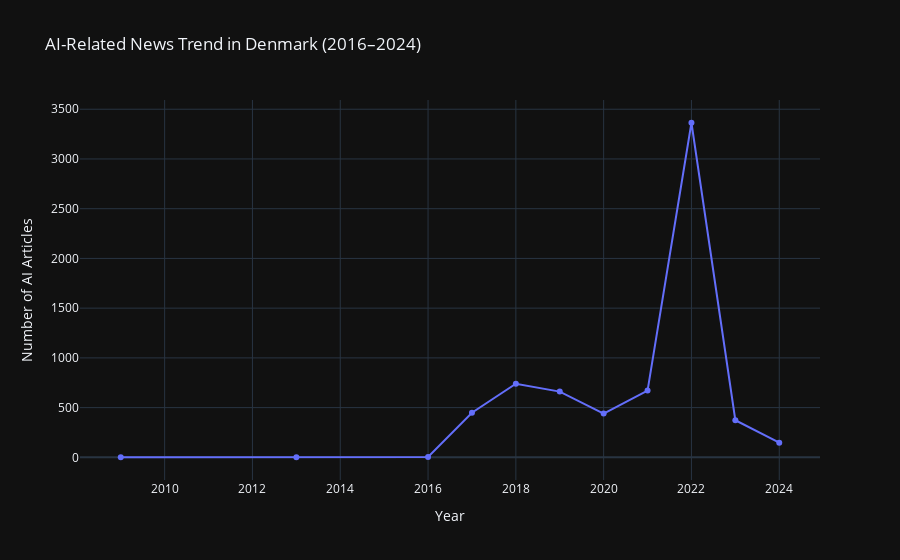
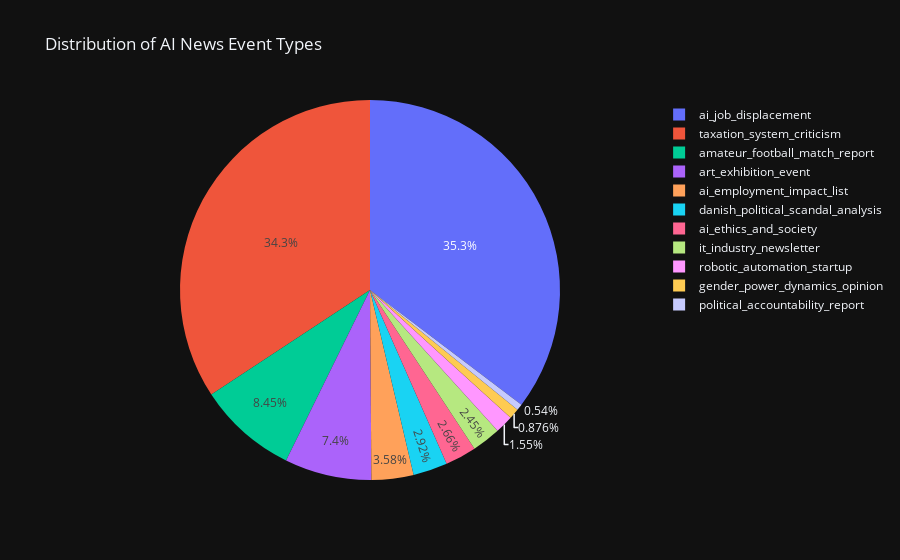
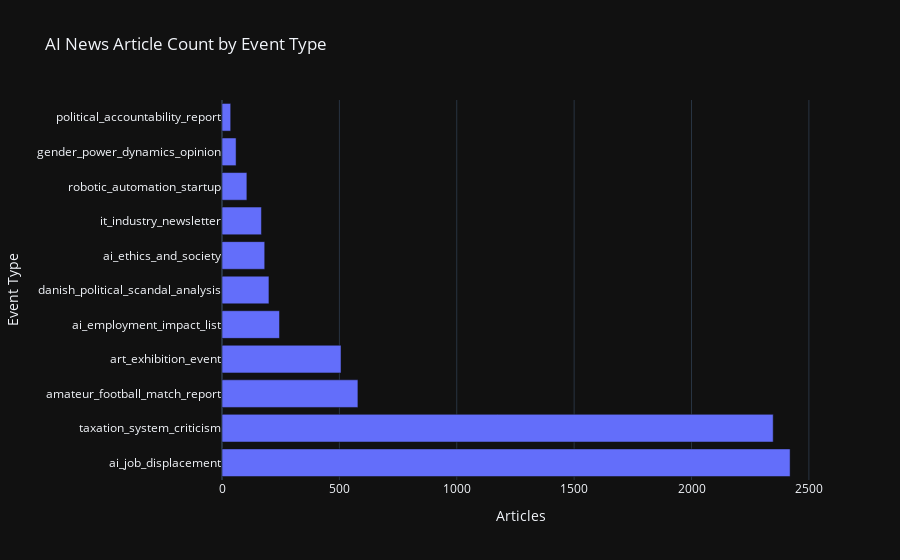
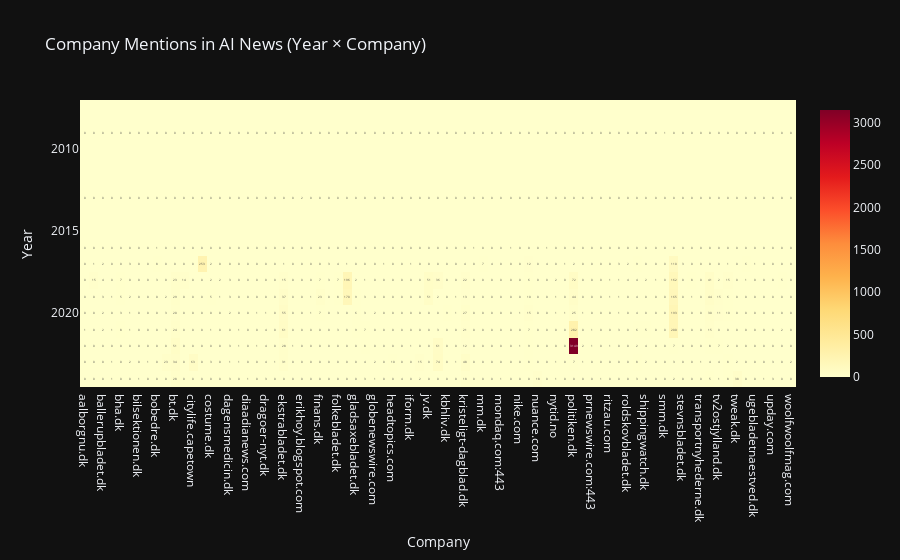

Notebook cell for these charts, in order:
### Code cell
import kaleido
fig_dir = r"C:\Users\qswwq\Documents\semesterproject\figures"
df_ai = df[df["is_ai"] == True]         # <-- FIXED
event_counts = df_ai["event_type"].value_counts()
df["year"] = pd.to_datetime(df["published_date"]).dt.year
trend = df.groupby("year").size().reset_index(name="count")

# ----------------------------------------
# 1. AI Trend by Year
# ----------------------------------------
fig1 = px.line(
    trend.reset_index(),
    x="year",
    y="count",
    markers=True,
    title="AI-Related News Trend in Denmark (2016–2024)"
)
fig1.update_layout(
    xaxis_title="Year",
    yaxis_title="Number of AI Articles"
)
fig1.show()
fig1.write_image(os.path.join(fig_dir, "01_ai_trend_year.png"))

# ----------------------------------------
# 2. AI Event Type Distribution
# ----------------------------------------
fig2 = px.pie(
    names=event_counts.index,
    values=event_counts.values,
    title="Distribution of AI News Event Types"
)
fig2.show()
fig2.write_image(os.path.join(fig_dir, "02_ai_event_pie.png"))

fig2b = px.bar(
    x=event_counts.values,
    y=event_counts.index,
    orientation="h",
    title="AI News Article Count by Event Type",
    labels={"x": "Articles", "y": "Event Type"}
)
fig2b.show()
fig2b.write_image(os.path.join(fig_dir, "02_ai_event_bar.png"))

# ----------------------------------------
# 3. Company Mention Heatmap
# ----------------------------------------
heat = df_ai.pivot_table(
    index="year",
    columns="publisher",
    values="title",          # or "plain_text", doesn't matter
    aggfunc="count",
    fill_value=0
)
fig3 = px.imshow(
    heat,
    text_auto=True,
    color_continuous_scale="YlOrRd",
    title="Company Mentions in AI News (Year × Company)"
)
fig3.update_layout(
    xaxis_title="Company",
    yaxis_title="Year"
)
fig3.show()
fig3.write_image(os.path.join(fig_dir, "03_company_year_heatmap.png"))

# ----------------------------------------
# 4. Top 15 Cities by AI News
# ----------------------------------------
top_cities = city_ai.head(15)

fig4 = px.bar(
    data_frame=top_cities,
    x="count",
    y="city",
    orientation="h",
    title="Top 15 Cities by AI-Related News Count",
    labels={"count": "Articles", "city": "City"},
    color="count",
    color_continuous_scale="Blues"
)
fig4.show()
fig4.write_image(os.path.join(fig_dir, "04_ai_city_top15.png"))

# ----------------------------------------
# 5. AI Semantic Similarity Score Distribution
# ----------------------------------------
fig5 = px.histogram(
    ai_scores,
    x="ai_score",
    nbins=50,
    title="Semantic Similarity Scores to ‘AI’ Query",
    opacity=0.75
)

fig5.add_vline(
    x=0.32,
    line_dash="dash",
    line_color="red",
    annotation_text="Threshold 0.32"
)

fig5.update_layout(
    xaxis_title="AI Similarity Score",
    yaxis_title="Count"
)
fig5.show()
fig5.write_image(os.path.join(fig_dir, "05_ai_score_distribution.png"))

# ----------------------------------------
# 6. PCA Visualization for AI Articles
# ----------------------------------------
# Event label → numeric mapping
event_map = {v: i for i, v in enumerate(df_ai["event_type"].unique())}

fig6 = px.scatter(
    topic_pca,
    x="pc1",
    y="pc2",
    color=df_ai["event_type"].map(event_map),
    title="PCA Projection of AI News (SBERT Embeddings)",
    labels={"pc1": "PC1", "pc2": "PC2", "color": "Event Type"},
    opacity=0.7
)
fig6.show()
fig6.write_image(os.path.join(fig_dir, "06_ai_pca_clusters.png"))

# ----------------------------------------
# 7. Save Statistical Summary
# ----------------------------------------
summary_path = os.path.join(base_dir, "final_statistics_summary.txt")

with open(summary_path, "w", encoding="utf-8") as f:
    f.write("=== Denmark News (2016–2024) – AI Coverage Summary ===\n\n")
    f.write(f"Total articles               : {len(df):,}\n")
    f.write(f"AI-related articles          : {df['is_ai'].sum():,} ({df['is_ai'].mean():.1%})\n")

    f.write("\nAI Event Type Distribution:\n")
    for typ, cnt in event_counts.items():
        f.write(f"  - {typ}: {cnt} articles\n")

    f.write(f"\nMost mentioned company       : {comp_stats.iloc[0].name} ({comp_stats.iloc[0,0]} mentions)\n")
    f.write(f"City with most AI coverage   : {city_ai.iloc[0]['city']} ({city_ai.iloc[0]['count']} articles)\n")
    f.write(f"Peak year of AI reporting    : {trend['count'].idxmax()} ({trend['count'].max()} articles)\n")

print("All Plotly figures saved to:", fig_dir)
print("Statistical summary saved to:", summary_path)

### Figure 1 — Plotly figure (JSON) as saved in the notebook; plotly's stock layout.template omitted (floating-point values rounded to 4 significant figures)
{"data": [{"hovertemplate": "year=%{x}<br>count=%{y}<extra></extra>", "legendgroup": "", "line": {"color": "#636efa", "dash": "solid"}, "marker": {"symbol": "circle"}, "mode": "lines+markers", "name": "", "orientation": "v", "showlegend": false, "x": [2009, 2013, 2016, 2017, 2018, 2019, 2020, 2021, 2022, 2023, 2024], "xaxis": "x", "y": [1, 2, 4, 449, 740, 661, 440, 671, 3364, 373, 147], "yaxis": "y", "type": "scatter"}], "layout": {"xaxis": {"anchor": "y", "domain": [0.0, 1.0], "title": {"text": "Year"}}, "yaxis": {"anchor": "x", "domain": [0.0, 1.0], "title": {"text": "Number of AI Articles"}}, "legend": {"tracegroupgap": 0}, "title": {"text": "AI-Related News Trend in Denmark (2016–2024)"}}}

### Figure 2 — Plotly figure (JSON) as saved in the notebook; plotly's stock layout.template omitted (floating-point values rounded to 4 significant figures)
{"data": [{"domain": {"x": [0.0, 1.0], "y": [0.0, 1.0]}, "hovertemplate": "label=%{label}<br>value=%{value}<extra></extra>", "labels": ["ai_job_displacement", "taxation_system_criticism", "amateur_football_match_report", "art_exhibition_event", "ai_employment_impact_list", "danish_political_scandal_analysis", "ai_ethics_and_society", "it_industry_newsletter", "robotic_automation_startup", "gender_power_dynamics_opinion", "political_accountability_report"], "legendgroup": "", "name": "", "showlegend": true, "values": [2420, 2348, 579, 507, 245, 200, 182, 168, 106, 60, 37], "type": "pie"}], "layout": {"legend": {"tracegroupgap": 0}, "title": {"text": "Distribution of AI News Event Types"}}}

### Figure 3 — Plotly figure (JSON) as saved in the notebook; plotly's stock layout.template omitted (floating-point values rounded to 4 significant figures)
{"data": [{"hovertemplate": "Articles=%{x}<br>Event Type=%{y}<extra></extra>", "legendgroup": "", "marker": {"color": "#636efa", "pattern": {"shape": ""}}, "name": "", "orientation": "h", "showlegend": false, "textposition": "auto", "x": [2420, 2348, 579, 507, 245, 200, 182, 168, 106, 60, 37], "xaxis": "x", "y": ["ai_job_displacement", "taxation_system_criticism", "amateur_football_match_report", "art_exhibition_event", "ai_employment_impact_list", "danish_political_scandal_analysis", "ai_ethics_and_society", "it_industry_newsletter", "robotic_automation_startup", "gender_power_dynamics_opinion", "political_accountability_report"], "yaxis": "y", "type": "bar"}], "layout": {"xaxis": {"anchor": "y", "domain": [0.0, 1.0], "title": {"text": "Articles"}}, "yaxis": {"anchor": "x", "domain": [0.0, 1.0], "title": {"text": "Event Type"}}, "legend": {"tracegroupgap": 0}, "title": {"text": "AI News Article Count by Event Type"}, "barmode": "relative"}}

### Figure 4 — Plotly figure (JSON) as saved in the notebook; plotly's stock layout.template omitted (floating-point values rounded to 4 significant figures; data arrays with more than 128 entries replaced by an {"elided": "..."} marker saying what was removed)
{"data": [{"coloraxis": "coloraxis", "name": "0", "texttemplate": "%{z}", "x": ["aalborgnu.dk", "b.dk", "ballerupbladet.dk", "berlingske.dk", "bha.dk", "bilmagasinet.dk", "bilsektionen.dk", "blog.onlinemarketing.dk", "bobedre.dk", "borsen.dk", "bt.dk", "business.dk", "citylife.capetown", "computerworld.dk", "costume.dk", "dac.dk", "dagensmedicin.dk", "demib.dk", "diaadianews.com", "digitalmedianet.com", "dragoer-nyt.dk", "e-pressen.dk", "ekstrabladet.dk", "energiwatch.dk", "erikhoy.blogspot.com", "euroinvestor.dk", "finans.dk", "fjendsfolkeblad.dk", "folkebladet.dk", "fyens.dk", "gladsaxebladet.dk", "global.techradar.com", "globenewswire.com", "hadsundfolkeblad.dk", "headtopics.com", "homify.dk", "iform.dk", "invezz.com", "jv.dk", "jyllands-posten.dk", "kbhliv.dk", "kommunist.dk", "kristeligt-dagblad.dk", "minby.dk", "mm.dk", "mmm.dk", "mondaq.com:443", "netavisen-sjaelland.dk", "nike.com", "nordjyske.dk", "nuance.com", "ny.trafikogveje.dk", "nytid.no", "penge.dk", "politiken.dk", "prnewswire.com", "prnewswire.com:443", "respuestaenlinea.info", "ritzau.com", "rnn.dk", "roldskovbladet.dk", "sermitsiaq.ag", "shippingwatch.dk", "siri.blogs.business.dk", "smm.dk", "sn.dk", "stevnsbladet.dk", "techradar.com", "transportnyhederne.dk", "tv2fyn.dk", "tv2ostjylland.dk", "tvsyd.dk", "tweak.dk", "ugeavisenkarup.dk", "ugebladetnaestved.dk", "undertoner.dk", "upday.com", "weekendavisen.dk", "woolfwoolfmag.com"], "y": [2009, 2013, 2016, 2017, 2018, 2019, 2020, 2021, 2022, 2023, 2024], "z": {"elided": "11x79 int values"}, "type": "heatmap", "xaxis": "x", "yaxis": "y", "hovertemplate": "publisher: %{x}<br>year: %{y}<br>color: %{z}<extra></extra>"}], "layout": {"xaxis": {"anchor": "y", "domain": [0.0, 1.0], "scaleanchor": "y", "constrain": "domain", "title": {"text": "Company"}}, "yaxis": {"anchor": "x", "domain": [0.0, 1.0], "autorange": "reversed", "constrain": "domain", "title": {"text": "Year"}}, "coloraxis": {"colorscale": [[0.0, "rgb(255,255,204)"], [0.125, "rgb(255,237,160)"], [0.25, "rgb(254,217,118)"], [0.375, "rgb(254,178,76)"], [0.5, "rgb(253,141,60)"], [0.625, "rgb(252,78,42)"], [0.75, "rgb(227,26,28)"], [0.875, "rgb(189,0,38)"], [1.0, "rgb(128,0,38)"]]}, "title": {"text": "Company Mentions in AI News (Year × Company)"}}}
